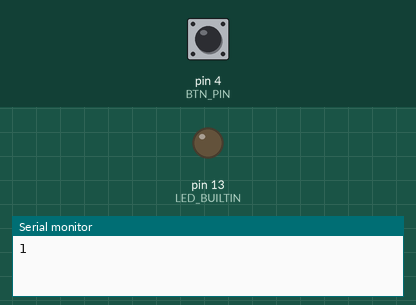
Recording of a sketch running on a simulated Arduino Uno, built with avr-gcc and run on an emulated ATmega328P. On the bench: output pins drawn as LEDs (lit = HIGH), the last lines printed to the serial monitor. Inputs (shaded band) come from the test bench; at power-on: pin 4 (BTN_PIN) HIGH.

Above: at 1.2 s.
1.3 s: pin 4 (BTN_PIN) pulled LOW for 0.15 s
At 1.37 s:
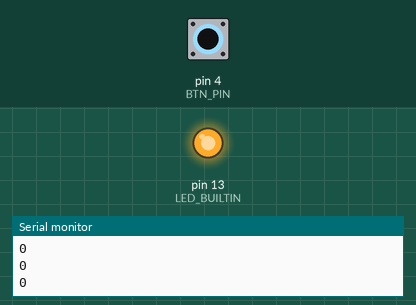
2.9 s: pin 4 (BTN_PIN) pulled LOW for 3.2 s
At 6.6 s:
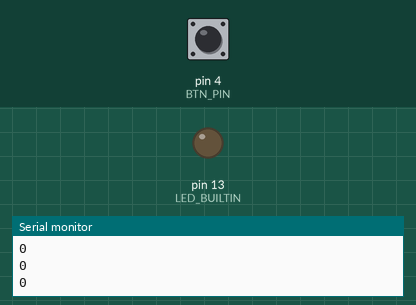
Timing chart, 0 to 8.1 s (numbered marks = the images above; inputs shaded):
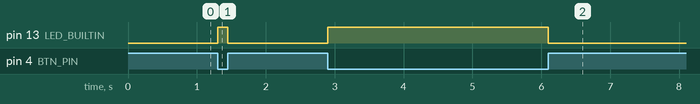

Measured:
- after the input at 1.3 s, pin 13 (LED_BUILTIN): LOW → HIGH at once, → LOW 0.15 s later
- after the input at 2.9 s, pin 13 (LED_BUILTIN): LOW → HIGH at once, → LOW 3.2 s later

The sketch:

digitalRead.ino
```cpp
#define BTN_PIN 4

void setup()
{
  pinMode(LED_BUILTIN, OUTPUT);
  pinMode(BTN_PIN, INPUT_PULLUP);
  Serial.begin(9600);
}

void loop()
{
  Serial.println(digitalRead(BTN_PIN));
  while(digitalRead(BTN_PIN))
  {
    digitalWrite(LED_BUILTIN, LOW);
  }
  digitalWrite(LED_BUILTIN, HIGH);
}
```
